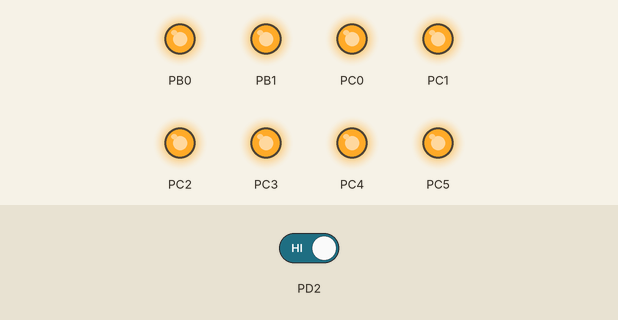
Recording of a program running on a simulated ATmega328P, built with avr-gcc and emulated at 16 MHz. On the bench: output pins drawn as LEDs (lit = HIGH). The inputs (shaded band) are chosen by the test bench; at power-on: PD2 HIGH.

Above: at 1.2 s.
1.3 s: PD2 driven LOW
Timing chart, 0 to 4.3 s (numbered marks = the images above; inputs shaded):
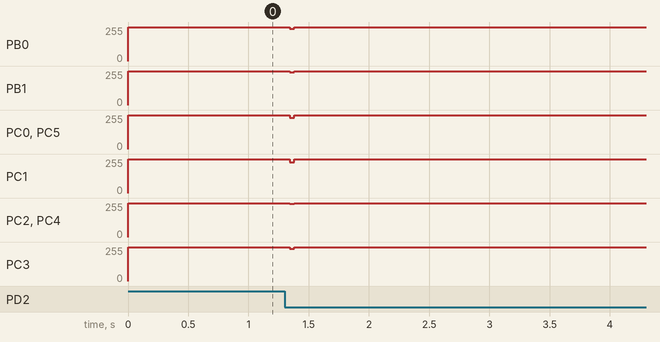

The program:

main.c
```c
/*
 * SimplePOV.c
 *
 * Created: 1/11/2018 4:51:12 AM
 * Author : Donghyeon Lee
 * Version 2.1
 *
 */

#include <avr/io.h>
#include <avr/interrupt.h>
#include <avr/fuse.h>
#define F_CPU 16000000UL // CPU Clock Freq.

#define TVAL 1000 // Time interval setting

#include "font.h" // Font data

const char str[] __attribute__((progmem)) = "Hello, SCSC!"; // String to be displayed (Stored in code memory)

const unsigned short DLEN = FONTWIDTH * (sizeof(str) - 1); // Display data length(Font width*String length)

// Fuse bit setting
FUSES =
{
	.low = FUSE_SUT0 & FUSE_SUT1, // Ext. Xtal Osc. > 8MHz, 63mS SUT
	.high = (FUSE_BOOTSZ0 & FUSE_BOOTSZ1 & FUSE_EESAVE & FUSE_SPIEN), // No bootldr, spi, eeprom preserved
	.extended = FUSE_BODLEVEL1, // BOD 2.7V
};

unsigned short pos=0; // Data position index

// Timer ISR
ISR(TIMER1_COMPA_vect)
{
	// LED control.
	PORTC &= ~0b111111;
	PORTC |= ~font[(int)str[pos / 6]][pos % 6] & 0b111111; // 6LSB
	PORTB &= ~0b11;
	PORTB |= ( ~font[(int)str[pos / 6]][pos % 6] >> 6) & 0b11; // 2MSB
	pos++; // Increase data position index
	if(pos >= DLEN) // end of display data
	{
		pos=0;
		TCCR1B &= ~((1 << CS12) | (1 << CS11) | (1 << CS10)); // stop timer
		TIMSK1 &= ~(1 << OCIE1A); // Disable timer interrupt
	}
	TIFR1 &= ~(1<<OCF1A); // clear flag

}

// EXTINT 0 (Photo interrupter) ISR
ISR(INT0_vect)
{
	TIMSK1 |= (1 << OCIE1A); // Enable timer interrupt
	TCNT1 = 0; // Reset Counter
	TCCR1B |= (1 << CS11); // Timer prescaler to CLK/8
	EIFR &= ~(1 << INTF0); // Clear flag
}

// Main program
int main()
{
	// Initialization
	DDRD&= ~(1 << PORTD2); // Set INT0 as input
	PORTC |= 0x3F; // turn LEDs off
	PORTB |= 0x03;
	DDRC |= 0x3F; // set led ports to output
	DDRB |= 0x03;
	EICRA = (1 << ISC01); // EXTINT 0 on falling edge.
	EIMSK = (1 << INT0); // enable extint0
	TCCR1A = 0; // No comp. output
	TCCR1B = (1 << WGM12); // CTC mode
	OCR1A = TVAL; // Comparator value
	TCNT1 = 0; // reset counter
	sei(); // Enable global interrupt

	// Main Loop
	while(1)
	{
		; // Do nothing. Tasks are triggered by interrupts.
	}
}
```

Source omitted: font.h (data table, 13207 bytes)

Measured:
- after the input at 1.3 s, PB0: 255/255 → 241/255 at once, → 255/255 0.04 s later; PB1: 255/255 → 247/255 at once, → 255/255 0.04 s later; PC0, PC5: 255/255 → 236/255 at once, → 255/255 0.04 s later; PC1: 255/255 → 230/255 at once, → 255/255 0.04 s later; PC2, PC4: 255/255 → 248/255 at once, → 255/255 0.04 s later
